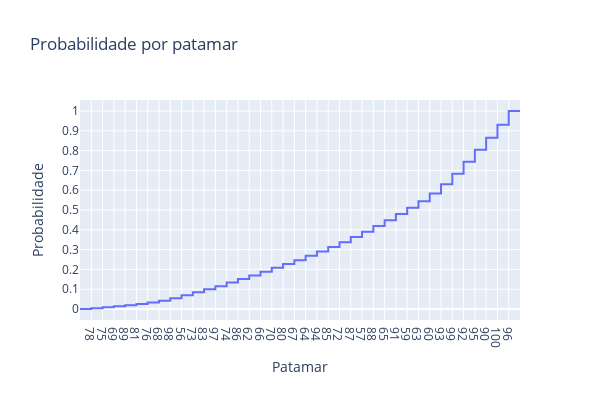

Here is the notebook cell this chart was saved with:
### Markdown cell above
Plotar gráfico com a probabilidade acumulada dos patamares de carga:

### Code cell
df = pd.DataFrame({
    'Patamar': [' '] + niveis_str + ['  '],
    'Probabilidade': [0] + list(p_patamar_acumulado) + [1]
})

fig = px.line(df, x='Patamar', y='Probabilidade', title='Probabilidade por patamar',line_shape='hv')

# formatação do gráfico
altura = 400
fig.update_layout(height=altura, width=altura*1.5)
fig.update_xaxes(tickvals=niveis_str)
fig.update_yaxes(tickvals=np.arange(0, 1.1, 0.1))
fig.show()

### Figure 1 — Plotly figure (JSON) as saved in the notebook; plotly's stock layout.template omitted (floating-point values rounded to 4 significant figures)
{"data": [{"hovertemplate": "Patamar=%{x}<br>Probabilidade=%{y}<extra></extra>", "legendgroup": "", "line": {"color": "#636efa", "dash": "solid", "shape": "hv"}, "marker": {"symbol": "circle"}, "mode": "lines", "name": "", "orientation": "v", "showlegend": false, "type": "scatter", "x": [" ", "78", "75", "69", "89", "81", "76", "68", "98", "56", "73", "83", "97", "74", "86", "62", "66", "70", "80", "67", "64", "94", "85", "72", "87", "57", "88", "65", "91", "59", "63", "60", "93", "99", "92", "95", "90", "100", "96", "  "], "xaxis": "x", "y": [0, 0.003881, 0.008904, 0.01393, 0.01895, 0.0258, 0.03322, 0.04212, 0.05468, 0.06952, 0.08436, 0.0992, 0.1155, 0.1333, 0.1511, 0.1696, 0.1884, 0.2078, 0.2272, 0.2468, 0.2685, 0.2902, 0.3128, 0.3366, 0.3631, 0.3905, 0.4188, 0.4483, 0.4798, 0.512, 0.5442, 0.5838, 0.6299, 0.6836, 0.7434, 0.8038, 0.8643, 0.9306, 1.0, 1], "yaxis": "y"}], "layout": {"height": 400, "legend": {"tracegroupgap": 0}, "title": {"text": "Probabilidade por patamar"}, "width": 600, "xaxis": {"anchor": "y", "domain": [0, 1], "tickvals": ["78", "75", "69", "89", "81", "76", "68", "98", "56", "73", "83", "97", "74", "86", "62", "66", "70", "80", "67", "64", "94", "85", "72", "87", "57", "88", "65", "91", "59", "63", "60", "93", "99", "92", "95", "90", "100", "96"], "title": {"text": "Patamar"}}, "yaxis": {"anchor": "x", "domain": [0, 1], "tickvals": [0, 0.1, 0.2, 0.3, 0.4, 0.5, 0.6, 0.7, 0.8, 0.9, 1], "title": {"text": "Probabilidade"}}}}
